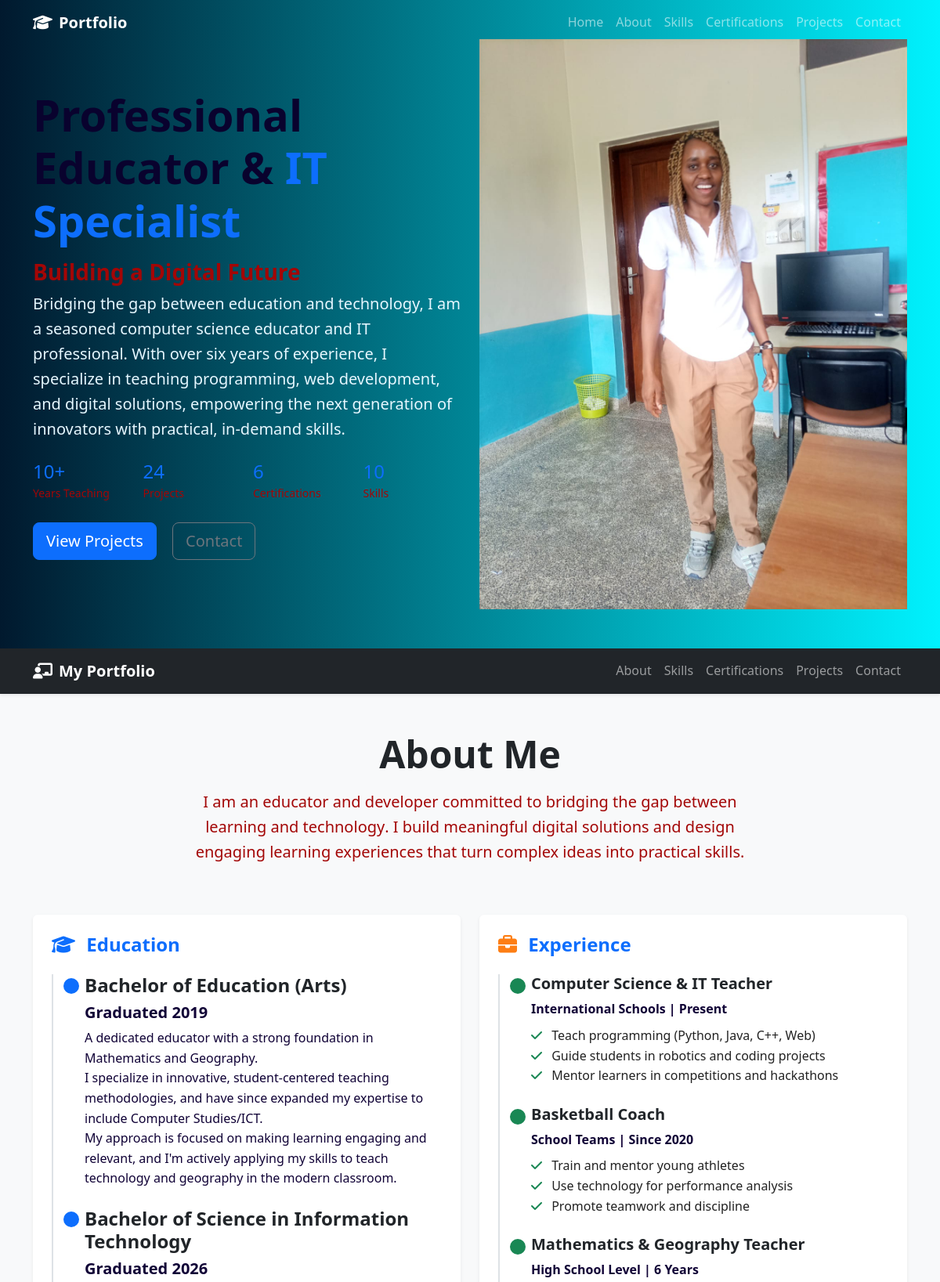
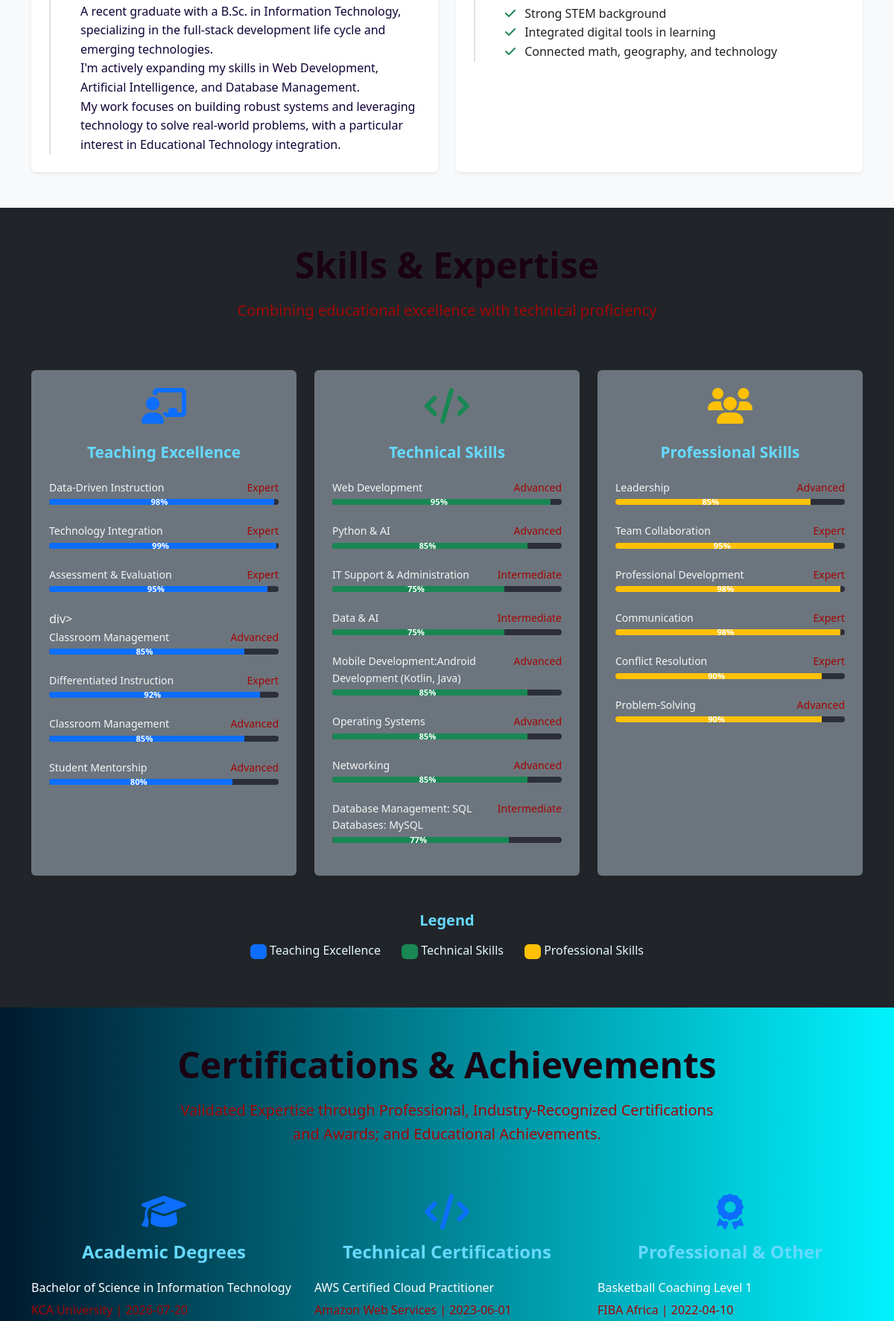
The page / (upper part) on the database its author committed (2 pictures, top to bottom).
### tables this page shows
CREATE TABLE IF NOT EXISTS certifications (
    id INT AUTO_INCREMENT PRIMARY KEY,
    title VARCHAR(200) NOT NULL,
    category VARCHAR(100) NOT NULL,
    institution VARCHAR(200) NOT NULL,
    issue_date DATE NULL,
    certificate_url TEXT             
);

### includes/functions.php (called while the page is built, shortened)
<?php
function getCertifications($pdo) {
    $stmt = $pdo->query("SELECT id, title, category, institution, issue_date, certificate_url
                         FROM certifications
                         ORDER BY issue_date DESC");
    return $stmt->fetchAll(PDO::FETCH_ASSOC);
}

### includes/certifications.php (shortened to what this page needs)
<section id="certifications" class="py-5">
    <div class="container">
        <div class="row">
            <div class="col-lg-8 mx-auto text-center mb-5">
                <h2 class="display-5 fw-bold mb-3">Certifications & Achievements</h2>
                <p class="lead text-muted">
                    Validated Expertise through Professional, Industry-Recognized Certifications and Awards; and Educational Achievements.
                </p>
            </div>
        </div>
        <div class="row g-4">
            <?php
            $categories = ['Academic Degrees', 'Technical Certifications', 'Professional & Other'];
            foreach ($categories as $category):
                $stmt = $pdo->prepare("SELECT * FROM certifications WHERE category = ? ORDER BY issue_date DESC");
                $stmt->execute([$category]);
                $certs = $stmt->fetchAll(PDO::FETCH_ASSOC);
            ?>
            <div class="col-lg-4">
                <div class="certification-category h-100">
                    <div class="certification-header text-center mb-4">
                        <?php if ($category === 'Academic Degrees'): ?>
                            <i class="fas fa-graduation-cap fa-3x text-primary mb-3"></i>
                        <?php elseif ($category === 'Technical Certifications'): ?>
                            <i class="fas fa-code fa-3x text-primary mb-3"></i>
                        <?php else: ?>
                            <i class="fas fa-award fa-3x text-primary mb-3"></i>
                        <?php endif; ?>
                        <h4><?php echo htmlspecialchars($category); ?></h4>
                    </div>
                    <div class="certification-list">
                        <?php if ($certs): ?>
                            <?php foreach ($certs as $cert): ?>
                                <div class="cert-item mb-3">
                                    <h6 class="cert_title"><?php echo htmlspecialchars($cert['title']); ?></h6>
                                    <p class="institution text-muted mb-1">
                                        <?php echo htmlspecialchars($cert['institution']); ?>
                                        <?php if (!empty($cert['issue_date'])): ?>
                                            | <?php echo htmlspecialchars($cert['issue_date']); ?>
                                        <?php endif; ?>
                                    </p>
                                </div>
                            <?php endforeach; ?>
                        <?php else: ?>
                            <p class="text-muted">No certifications available in this category yet.</p>
                        <?php endif; ?>
                    </div>
                </div>
            </div>
            <?php endforeach; ?>
        </div>
    </div>
</section>

### rows shown on the page
certifications: title "Bachelor of Science in Information Technology", institution "KCA University"
certifications: title "AWS Certified Cloud Practitioner", institution "Amazon Web Services", issue_date "2023-06-01"
certifications: title "Basketball Coaching Level 1", institution "FIBA Africa", issue_date "2022-04-10"

### other values the page prints
count($projects) "24"
count($certifications) "6"
$category "Academic Degrees"
$category "Technical Certifications"
$category "Professional & Other"
